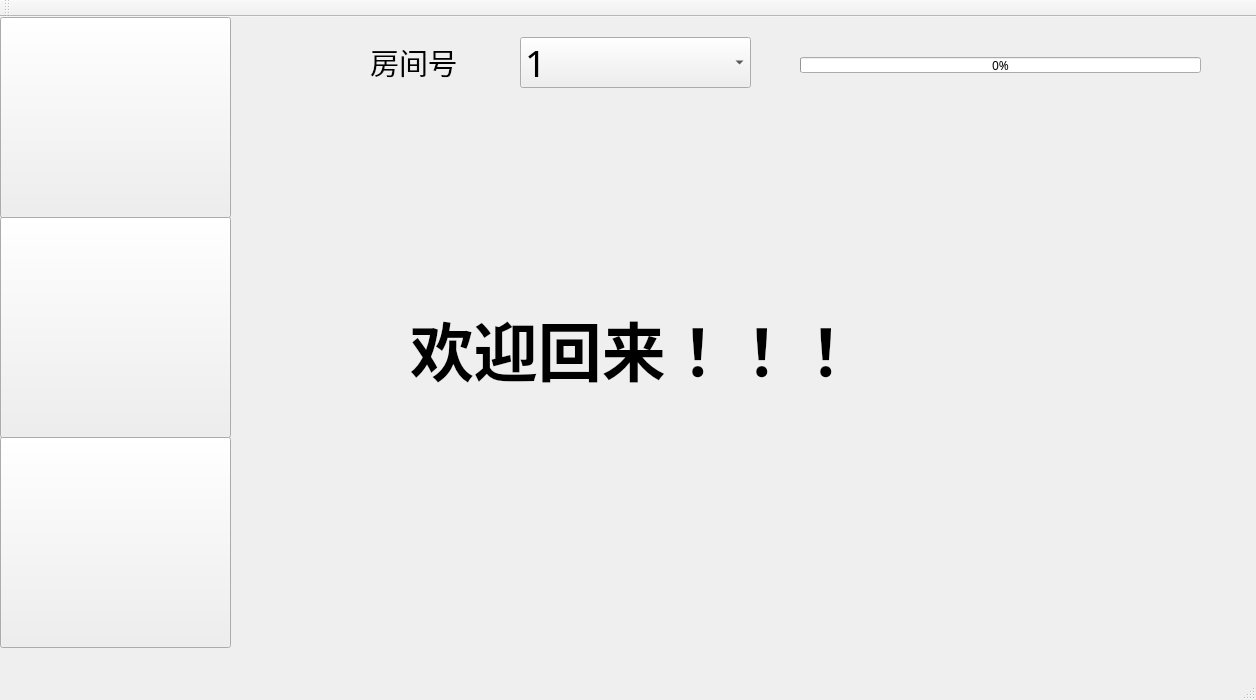
<?xml version="1.0" encoding="UTF-8"?>
<ui version="4.0">
 <class>MainWindow</class>
 <widget class="QMainWindow" name="MainWindow">
  <property name="geometry">
   <rect>
    <x>0</x>
    <y>0</y>
    <width>1256</width>
    <height>700</height>
   </rect>
  </property>
  <property name="minimumSize">
   <size>
    <width>1256</width>
    <height>700</height>
   </size>
  </property>
  <property name="maximumSize">
   <size>
    <width>1256</width>
    <height>700</height>
   </size>
  </property>
  <property name="font">
   <font>
    <family>黑体</family>
   </font>
  </property>
  <property name="mouseTracking">
   <bool>true</bool>
  </property>
  <property name="windowTitle">
   <string>MainWindow</string>
  </property>
  <property name="styleSheet">
   <string notr="true"/>
  </property>
  <widget class="QWidget" name="centralWidget">
   <widget class="QLabel" name="label_2">
    <property name="geometry">
     <rect>
      <x>410</x>
      <y>280</y>
      <width>511</width>
      <height>101</height>
     </rect>
    </property>
    <property name="font">
     <font>
      <family>微软雅黑</family>
      <pointsize>48</pointsize>
      <weight>75</weight>
      <italic>false</italic>
      <bold>true</bold>
     </font>
    </property>
    <property name="styleSheet">
     <string notr="true"/>
    </property>
    <property name="text">
     <string>欢迎回来！！！</string>
    </property>
   </widget>
   <widget class="QComboBox" name="comboBox">
    <property name="geometry">
     <rect>
      <x>520</x>
      <y>20</y>
      <width>231</width>
      <height>51</height>
     </rect>
    </property>
    <property name="font">
     <font>
      <family>宋体</family>
      <pointsize>28</pointsize>
      <italic>false</italic>
     </font>
    </property>
    <property name="editable">
     <bool>false</bool>
    </property>
    <property name="currentIndex">
     <number>0</number>
    </property>
    <item>
     <property name="text">
      <string>1</string>
     </property>
    </item>
    <item>
     <property name="text">
      <string>2</string>
     </property>
    </item>
    <item>
     <property name="text">
      <string>3</string>
     </property>
    </item>
    <item>
     <property name="text">
      <string>4</string>
     </property>
    </item>
    <item>
     <property name="text">
      <string>5</string>
     </property>
    </item>
    <item>
     <property name="text">
      <string>6</string>
     </property>
    </item>
   </widget>
   <widget class="QProgressBar" name="progressBar">
    <property name="geometry">
     <rect>
      <x>800</x>
      <y>40</y>
      <width>401</width>
      <height>16</height>
     </rect>
    </property>
    <property name="value">
     <number>0</number>
    </property>
   </widget>
   <widget class="QPushButton" name="pushButton">
    <property name="geometry">
     <rect>
      <x>0</x>
      <y>0</y>
      <width>231</width>
      <height>201</height>
     </rect>
    </property>
    <property name="sizePolicy">
     <sizepolicy hsizetype="Minimum" vsizetype="Expanding">
      <horstretch>0</horstretch>
      <verstretch>0</verstretch>
     </sizepolicy>
    </property>
    <property name="font">
     <font>
      <family>新宋体</family>
      <pointsize>26</pointsize>
     </font>
    </property>
    <property name="styleSheet">
     <string notr="true">border-image: url(:/new/prefix1/1-1.png);
</string>
    </property>
    <property name="text">
     <string/>
    </property>
   </widget>
   <widget class="QPushButton" name="pushButton_2">
    <property name="geometry">
     <rect>
      <x>0</x>
      <y>200</y>
      <width>231</width>
      <height>221</height>
     </rect>
    </property>
    <property name="sizePolicy">
     <sizepolicy hsizetype="Minimum" vsizetype="Expanding">
      <horstretch>0</horstretch>
      <verstretch>0</verstretch>
     </sizepolicy>
    </property>
    <property name="font">
     <font>
      <family>新宋体</family>
      <pointsize>26</pointsize>
     </font>
    </property>
    <property name="styleSheet">
     <string notr="true">border-image: url(:/new/prefix1/1-2.png);</string>
    </property>
    <property name="text">
     <string/>
    </property>
   </widget>
   <widget class="QPushButton" name="pushButton_3">
    <property name="geometry">
     <rect>
      <x>0</x>
      <y>420</y>
      <width>231</width>
      <height>211</height>
     </rect>
    </property>
    <property name="sizePolicy">
     <sizepolicy hsizetype="Minimum" vsizetype="Expanding">
      <horstretch>0</horstretch>
      <verstretch>0</verstretch>
     </sizepolicy>
    </property>
    <property name="font">
     <font>
      <family>新宋体</family>
      <pointsize>26</pointsize>
     </font>
    </property>
    <property name="styleSheet">
     <string notr="true">border-image: url(:/new/prefix1/1-3.png);</string>
    </property>
    <property name="text">
     <string/>
    </property>
   </widget>
   <widget class="QLabel" name="label">
    <property name="geometry">
     <rect>
      <x>370</x>
      <y>20</y>
      <width>121</width>
      <height>51</height>
     </rect>
    </property>
    <property name="font">
     <font>
      <pointsize>22</pointsize>
     </font>
    </property>
    <property name="text">
     <string>房间号</string>
    </property>
   </widget>
  </widget>
  <widget class="QMenuBar" name="menuBar">
   <property name="geometry">
    <rect>
     <x>0</x>
     <y>0</y>
     <width>1256</width>
     <height>26</height>
    </rect>
   </property>
  </widget>
  <widget class="QToolBar" name="mainToolBar">
   <attribute name="toolBarArea">
    <enum>TopToolBarArea</enum>
   </attribute>
   <attribute name="toolBarBreak">
    <bool>false</bool>
   </attribute>
  </widget>
  <widget class="QStatusBar" name="statusBar"/>
 </widget>
 <layoutdefault spacing="6" margin="11"/>
 <resources/>
 <connections/>
</ui>
